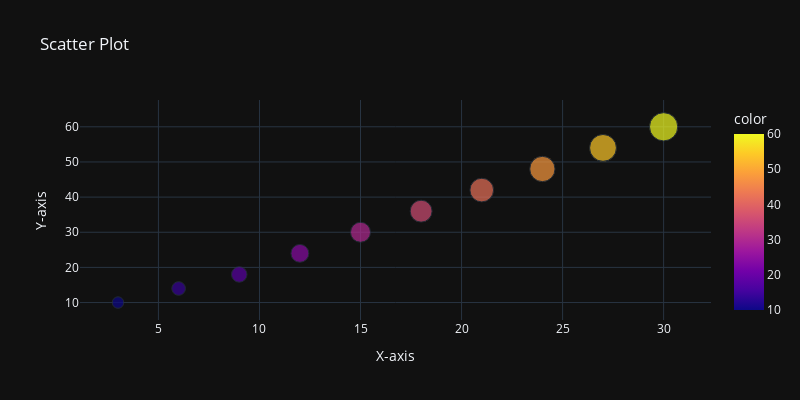

The code cell stored with this chart in its notebook:
### Code cell
x = [3,6,9,12,15,18,21,24,27,30]
y = [10,14,18,24,30,36,42,48,54,60]
px.scatter(x=x, y=y, title='Scatter Plot', labels={'x':'X-axis','y':'Y-axis'},
           width= 800, height=400, template='plotly_dark', color=y, size=y,
           color_continuous_scale = px.colors.sequential.Plasma)

### Figure 1 — Plotly figure (JSON) as saved in the notebook; plotly's stock layout.template omitted (floating-point values rounded to 4 significant figures)
{"data": [{"hovertemplate": "X-axis=%{x}<br>Y-axis=%{y}<br>size=%{marker.size}<br>color=%{marker.color}<extra></extra>", "legendgroup": "", "marker": {"color": [10, 14, 18, 24, 30, 36, 42, 48, 54, 60], "coloraxis": "coloraxis", "size": [10, 14, 18, 24, 30, 36, 42, 48, 54, 60], "sizemode": "area", "sizeref": 0.15, "symbol": "circle"}, "mode": "markers", "name": "", "orientation": "v", "showlegend": false, "type": "scatter", "x": [3, 6, 9, 12, 15, 18, 21, 24, 27, 30], "xaxis": "x", "y": [10, 14, 18, 24, 30, 36, 42, 48, 54, 60], "yaxis": "y"}], "layout": {"coloraxis": {"colorbar": {"title": {"text": "color"}}, "colorscale": [[0, "#0d0887"], [0.1111, "#46039f"], [0.2222, "#7201a8"], [0.3333, "#9c179e"], [0.4444, "#bd3786"], [0.5556, "#d8576b"], [0.6667, "#ed7953"], [0.7778, "#fb9f3a"], [0.8889, "#fdca26"], [1, "#f0f921"]]}, "height": 400, "legend": {"itemsizing": "constant", "tracegroupgap": 0}, "title": {"text": "Scatter Plot"}, "width": 800, "xaxis": {"anchor": "y", "domain": [0, 1], "title": {"text": "X-axis"}}, "yaxis": {"anchor": "x", "domain": [0, 1], "title": {"text": "Y-axis"}}}}
